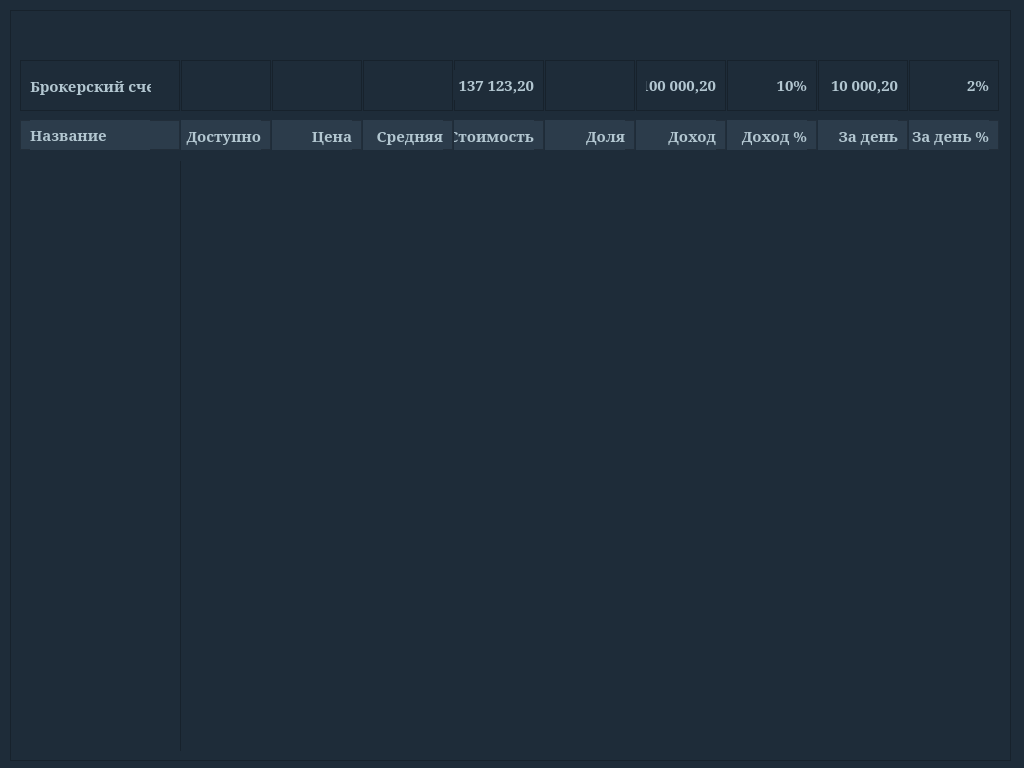
<?xml version="1.0" encoding="UTF-8"?>
<ui version="4.0">
 <class>MainWindow</class>
 <widget class="QWidget" name="MainWindow">
  <property name="geometry">
   <rect>
    <x>0</x>
    <y>0</y>
    <width>1024</width>
    <height>768</height>
   </rect>
  </property>
  <property name="maximumSize">
   <size>
    <width>1024</width>
    <height>768</height>
   </size>
  </property>
  <property name="windowTitle">
   <string>Form</string>
  </property>
  <property name="styleSheet">
   <string notr="true">background-color:rgb(30,44,57);</string>
  </property>
  <widget class="QWidget" name="verticalLayoutWidget">
   <property name="geometry">
    <rect>
     <x>10</x>
     <y>10</y>
     <width>1001</width>
     <height>751</height>
    </rect>
   </property>
   <layout class="QVBoxLayout" name="MainLayout">
    <item>
     <widget class="QFrame" name="MainFrame">
      <property name="autoFillBackground">
       <bool>false</bool>
      </property>
      <property name="styleSheet">
       <string notr="true">background-color: rgb(30,44,57);</string>
      </property>
      <property name="frameShape">
       <enum>QFrame::StyledPanel</enum>
      </property>
      <property name="frameShadow">
       <enum>QFrame::Raised</enum>
      </property>
      <widget class="QFrame" name="Col1">
       <property name="geometry">
        <rect>
         <x>10</x>
         <y>50</y>
         <width>160</width>
         <height>51</height>
        </rect>
       </property>
       <property name="font">
        <font>
         <pointsize>11</pointsize>
        </font>
       </property>
       <property name="frameShape">
        <enum>QFrame::StyledPanel</enum>
       </property>
       <property name="frameShadow">
        <enum>QFrame::Raised</enum>
       </property>
       <widget class="QLabel" name="Col1_label">
        <property name="geometry">
         <rect>
          <x>10</x>
          <y>10</y>
          <width>121</width>
          <height>31</height>
         </rect>
        </property>
        <property name="font">
         <font>
          <family>Garamond</family>
          <pointsize>11</pointsize>
          <weight>75</weight>
          <bold>true</bold>
         </font>
        </property>
        <property name="styleSheet">
         <string notr="true">color: rgb(179,199,209)</string>
        </property>
        <property name="text">
         <string>Брокерский счет</string>
        </property>
       </widget>
      </widget>
      <widget class="QFrame" name="Col2">
       <property name="geometry">
        <rect>
         <x>171</x>
         <y>50</y>
         <width>90</width>
         <height>51</height>
        </rect>
       </property>
       <property name="frameShape">
        <enum>QFrame::StyledPanel</enum>
       </property>
       <property name="frameShadow">
        <enum>QFrame::Raised</enum>
       </property>
      </widget>
      <widget class="QFrame" name="Col3">
       <property name="geometry">
        <rect>
         <x>262</x>
         <y>50</y>
         <width>90</width>
         <height>51</height>
        </rect>
       </property>
       <property name="frameShape">
        <enum>QFrame::StyledPanel</enum>
       </property>
       <property name="frameShadow">
        <enum>QFrame::Raised</enum>
       </property>
      </widget>
      <widget class="QFrame" name="Col4">
       <property name="geometry">
        <rect>
         <x>353</x>
         <y>50</y>
         <width>90</width>
         <height>51</height>
        </rect>
       </property>
       <property name="frameShape">
        <enum>QFrame::StyledPanel</enum>
       </property>
       <property name="frameShadow">
        <enum>QFrame::Raised</enum>
       </property>
      </widget>
      <widget class="QFrame" name="Col5">
       <property name="geometry">
        <rect>
         <x>444</x>
         <y>50</y>
         <width>90</width>
         <height>51</height>
        </rect>
       </property>
       <property name="frameShape">
        <enum>QFrame::StyledPanel</enum>
       </property>
       <property name="frameShadow">
        <enum>QFrame::Raised</enum>
       </property>
       <widget class="QLabel" name="Col5_label">
        <property name="geometry">
         <rect>
          <x>-1</x>
          <y>10</y>
          <width>81</width>
          <height>30</height>
         </rect>
        </property>
        <property name="font">
         <font>
          <family>Garamond</family>
          <pointsize>11</pointsize>
          <weight>75</weight>
          <bold>true</bold>
         </font>
        </property>
        <property name="styleSheet">
         <string notr="true">color: rgb(179,199,209)</string>
        </property>
        <property name="text">
         <string>1 137 123,20</string>
        </property>
        <property name="alignment">
         <set>Qt::AlignRight|Qt::AlignTrailing|Qt::AlignVCenter</set>
        </property>
       </widget>
      </widget>
      <widget class="QFrame" name="Col6">
       <property name="geometry">
        <rect>
         <x>535</x>
         <y>50</y>
         <width>90</width>
         <height>51</height>
        </rect>
       </property>
       <property name="frameShape">
        <enum>QFrame::StyledPanel</enum>
       </property>
       <property name="frameShadow">
        <enum>QFrame::Raised</enum>
       </property>
      </widget>
      <widget class="QFrame" name="Col7">
       <property name="geometry">
        <rect>
         <x>626</x>
         <y>50</y>
         <width>90</width>
         <height>51</height>
        </rect>
       </property>
       <property name="frameShape">
        <enum>QFrame::StyledPanel</enum>
       </property>
       <property name="frameShadow">
        <enum>QFrame::Raised</enum>
       </property>
       <widget class="QLabel" name="Col7_label">
        <property name="geometry">
         <rect>
          <x>10</x>
          <y>10</y>
          <width>70</width>
          <height>30</height>
         </rect>
        </property>
        <property name="font">
         <font>
          <family>Garamond</family>
          <pointsize>11</pointsize>
          <weight>75</weight>
          <bold>true</bold>
         </font>
        </property>
        <property name="styleSheet">
         <string notr="true">color: rgb(179,199,209)</string>
        </property>
        <property name="text">
         <string>100 000,20</string>
        </property>
        <property name="alignment">
         <set>Qt::AlignRight|Qt::AlignTrailing|Qt::AlignVCenter</set>
        </property>
       </widget>
      </widget>
      <widget class="QFrame" name="Col8">
       <property name="geometry">
        <rect>
         <x>717</x>
         <y>50</y>
         <width>90</width>
         <height>51</height>
        </rect>
       </property>
       <property name="frameShape">
        <enum>QFrame::StyledPanel</enum>
       </property>
       <property name="frameShadow">
        <enum>QFrame::Raised</enum>
       </property>
       <widget class="QLabel" name="Col8_label">
        <property name="geometry">
         <rect>
          <x>10</x>
          <y>10</y>
          <width>70</width>
          <height>30</height>
         </rect>
        </property>
        <property name="font">
         <font>
          <family>Garamond</family>
          <pointsize>11</pointsize>
          <weight>75</weight>
          <bold>true</bold>
         </font>
        </property>
        <property name="styleSheet">
         <string notr="true">color: rgb(179,199,209)</string>
        </property>
        <property name="text">
         <string>10%</string>
        </property>
        <property name="alignment">
         <set>Qt::AlignRight|Qt::AlignTrailing|Qt::AlignVCenter</set>
        </property>
       </widget>
      </widget>
      <widget class="QFrame" name="Col91">
       <property name="geometry">
        <rect>
         <x>808</x>
         <y>50</y>
         <width>90</width>
         <height>51</height>
        </rect>
       </property>
       <property name="autoFillBackground">
        <bool>false</bool>
       </property>
       <property name="styleSheet">
        <string notr="true">color:rgb(100, 100, 100)</string>
       </property>
       <property name="frameShape">
        <enum>QFrame::StyledPanel</enum>
       </property>
       <property name="frameShadow">
        <enum>QFrame::Raised</enum>
       </property>
       <widget class="QLabel" name="Col91_label">
        <property name="geometry">
         <rect>
          <x>10</x>
          <y>10</y>
          <width>70</width>
          <height>30</height>
         </rect>
        </property>
        <property name="font">
         <font>
          <family>Garamond</family>
          <pointsize>11</pointsize>
          <weight>75</weight>
          <bold>true</bold>
         </font>
        </property>
        <property name="styleSheet">
         <string notr="true">color: rgb(179,199,209)</string>
        </property>
        <property name="text">
         <string>10 000,20</string>
        </property>
        <property name="alignment">
         <set>Qt::AlignRight|Qt::AlignTrailing|Qt::AlignVCenter</set>
        </property>
       </widget>
      </widget>
      <widget class="QFrame" name="Col4_Row1">
       <property name="geometry">
        <rect>
         <x>353</x>
         <y>110</y>
         <width>90</width>
         <height>30</height>
        </rect>
       </property>
       <property name="styleSheet">
        <string notr="true">background-color: rgb(44,60,75)</string>
       </property>
       <property name="frameShape">
        <enum>QFrame::StyledPanel</enum>
       </property>
       <property name="frameShadow">
        <enum>QFrame::Raised</enum>
       </property>
       <widget class="QLabel" name="Col4_Row1_label">
        <property name="geometry">
         <rect>
          <x>0</x>
          <y>0</y>
          <width>80</width>
          <height>31</height>
         </rect>
        </property>
        <property name="font">
         <font>
          <family>Garamond</family>
          <pointsize>11</pointsize>
          <weight>75</weight>
          <bold>true</bold>
         </font>
        </property>
        <property name="styleSheet">
         <string notr="true">color: rgb(179,199,209)</string>
        </property>
        <property name="text">
         <string>Средняя</string>
        </property>
        <property name="alignment">
         <set>Qt::AlignRight|Qt::AlignTrailing|Qt::AlignVCenter</set>
        </property>
       </widget>
      </widget>
      <widget class="QFrame" name="Col8_Row1">
       <property name="geometry">
        <rect>
         <x>717</x>
         <y>110</y>
         <width>90</width>
         <height>30</height>
        </rect>
       </property>
       <property name="styleSheet">
        <string notr="true">background-color: rgb(44,60,75)</string>
       </property>
       <property name="frameShape">
        <enum>QFrame::StyledPanel</enum>
       </property>
       <property name="frameShadow">
        <enum>QFrame::Raised</enum>
       </property>
       <widget class="QLabel" name="Col8_Row1_label">
        <property name="geometry">
         <rect>
          <x>0</x>
          <y>0</y>
          <width>80</width>
          <height>31</height>
         </rect>
        </property>
        <property name="font">
         <font>
          <family>Garamond</family>
          <pointsize>11</pointsize>
          <weight>75</weight>
          <bold>true</bold>
         </font>
        </property>
        <property name="styleSheet">
         <string notr="true">color: rgb(179,199,209)</string>
        </property>
        <property name="text">
         <string>Доход %</string>
        </property>
        <property name="alignment">
         <set>Qt::AlignRight|Qt::AlignTrailing|Qt::AlignVCenter</set>
        </property>
       </widget>
      </widget>
      <widget class="QFrame" name="Col5_Row1">
       <property name="geometry">
        <rect>
         <x>444</x>
         <y>110</y>
         <width>90</width>
         <height>30</height>
        </rect>
       </property>
       <property name="styleSheet">
        <string notr="true">background-color: rgb(44,60,75)</string>
       </property>
       <property name="frameShape">
        <enum>QFrame::StyledPanel</enum>
       </property>
       <property name="frameShadow">
        <enum>QFrame::Raised</enum>
       </property>
       <widget class="QLabel" name="Col5_Row1_label">
        <property name="geometry">
         <rect>
          <x>0</x>
          <y>0</y>
          <width>80</width>
          <height>31</height>
         </rect>
        </property>
        <property name="font">
         <font>
          <family>Garamond</family>
          <pointsize>11</pointsize>
          <weight>75</weight>
          <bold>true</bold>
         </font>
        </property>
        <property name="styleSheet">
         <string notr="true">color: rgb(179,199,209)</string>
        </property>
        <property name="text">
         <string>Стоимость</string>
        </property>
        <property name="alignment">
         <set>Qt::AlignRight|Qt::AlignTrailing|Qt::AlignVCenter</set>
        </property>
       </widget>
      </widget>
      <widget class="QFrame" name="Col91_Row1">
       <property name="geometry">
        <rect>
         <x>808</x>
         <y>110</y>
         <width>90</width>
         <height>30</height>
        </rect>
       </property>
       <property name="styleSheet">
        <string notr="true">background-color: rgb(44,60,75)</string>
       </property>
       <property name="frameShape">
        <enum>QFrame::StyledPanel</enum>
       </property>
       <property name="frameShadow">
        <enum>QFrame::Raised</enum>
       </property>
       <widget class="QLabel" name="Col91_Row1_label">
        <property name="geometry">
         <rect>
          <x>0</x>
          <y>0</y>
          <width>80</width>
          <height>31</height>
         </rect>
        </property>
        <property name="font">
         <font>
          <family>Garamond</family>
          <pointsize>11</pointsize>
          <weight>75</weight>
          <bold>true</bold>
         </font>
        </property>
        <property name="styleSheet">
         <string notr="true">color: rgb(179,199,209)</string>
        </property>
        <property name="text">
         <string>За день</string>
        </property>
        <property name="alignment">
         <set>Qt::AlignRight|Qt::AlignTrailing|Qt::AlignVCenter</set>
        </property>
       </widget>
      </widget>
      <widget class="QFrame" name="Col6_Row1">
       <property name="geometry">
        <rect>
         <x>535</x>
         <y>110</y>
         <width>90</width>
         <height>30</height>
        </rect>
       </property>
       <property name="styleSheet">
        <string notr="true">background-color: rgb(44,60,75)</string>
       </property>
       <property name="frameShape">
        <enum>QFrame::StyledPanel</enum>
       </property>
       <property name="frameShadow">
        <enum>QFrame::Raised</enum>
       </property>
       <widget class="QLabel" name="Col6_Row1_label">
        <property name="geometry">
         <rect>
          <x>0</x>
          <y>0</y>
          <width>80</width>
          <height>31</height>
         </rect>
        </property>
        <property name="font">
         <font>
          <family>Garamond</family>
          <pointsize>11</pointsize>
          <weight>75</weight>
          <bold>true</bold>
         </font>
        </property>
        <property name="styleSheet">
         <string notr="true">color: rgb(179,199,209)</string>
        </property>
        <property name="text">
         <string>Доля</string>
        </property>
        <property name="alignment">
         <set>Qt::AlignRight|Qt::AlignTrailing|Qt::AlignVCenter</set>
        </property>
       </widget>
      </widget>
      <widget class="QFrame" name="Col2_Row1">
       <property name="geometry">
        <rect>
         <x>171</x>
         <y>110</y>
         <width>90</width>
         <height>30</height>
        </rect>
       </property>
       <property name="styleSheet">
        <string notr="true">background-color: rgb(44,60,75)</string>
       </property>
       <property name="frameShape">
        <enum>QFrame::StyledPanel</enum>
       </property>
       <property name="frameShadow">
        <enum>QFrame::Raised</enum>
       </property>
       <widget class="QLabel" name="Col2_Row1_label">
        <property name="geometry">
         <rect>
          <x>0</x>
          <y>0</y>
          <width>80</width>
          <height>31</height>
         </rect>
        </property>
        <property name="font">
         <font>
          <family>Garamond</family>
          <pointsize>11</pointsize>
          <weight>75</weight>
          <bold>true</bold>
         </font>
        </property>
        <property name="styleSheet">
         <string notr="true">color: rgb(179,199,209)</string>
        </property>
        <property name="text">
         <string>Доступно</string>
        </property>
        <property name="alignment">
         <set>Qt::AlignRight|Qt::AlignTrailing|Qt::AlignVCenter</set>
        </property>
       </widget>
      </widget>
      <widget class="QFrame" name="Col1_Row1">
       <property name="geometry">
        <rect>
         <x>10</x>
         <y>110</y>
         <width>160</width>
         <height>30</height>
        </rect>
       </property>
       <property name="styleSheet">
        <string notr="true">background-color: rgb(44,60,75)</string>
       </property>
       <property name="frameShape">
        <enum>QFrame::StyledPanel</enum>
       </property>
       <property name="frameShadow">
        <enum>QFrame::Raised</enum>
       </property>
       <widget class="QLabel" name="Col1_Row1_label">
        <property name="geometry">
         <rect>
          <x>10</x>
          <y>0</y>
          <width>120</width>
          <height>30</height>
         </rect>
        </property>
        <property name="font">
         <font>
          <family>Garamond</family>
          <pointsize>11</pointsize>
          <weight>75</weight>
          <bold>true</bold>
         </font>
        </property>
        <property name="styleSheet">
         <string notr="true">color: rgb(179,199,209)</string>
        </property>
        <property name="text">
         <string>Название</string>
        </property>
       </widget>
      </widget>
      <widget class="QFrame" name="Col7_Row1">
       <property name="geometry">
        <rect>
         <x>626</x>
         <y>110</y>
         <width>90</width>
         <height>30</height>
        </rect>
       </property>
       <property name="styleSheet">
        <string notr="true">background-color: rgb(44,60,75)</string>
       </property>
       <property name="frameShape">
        <enum>QFrame::StyledPanel</enum>
       </property>
       <property name="frameShadow">
        <enum>QFrame::Raised</enum>
       </property>
       <widget class="QLabel" name="Col7_Row1_label">
        <property name="geometry">
         <rect>
          <x>0</x>
          <y>0</y>
          <width>80</width>
          <height>31</height>
         </rect>
        </property>
        <property name="font">
         <font>
          <family>Garamond</family>
          <pointsize>11</pointsize>
          <weight>75</weight>
          <bold>true</bold>
         </font>
        </property>
        <property name="styleSheet">
         <string notr="true">color: rgb(179,199,209)</string>
        </property>
        <property name="text">
         <string>Доход</string>
        </property>
        <property name="alignment">
         <set>Qt::AlignRight|Qt::AlignTrailing|Qt::AlignVCenter</set>
        </property>
       </widget>
      </widget>
      <widget class="QFrame" name="Col3_Row1">
       <property name="geometry">
        <rect>
         <x>262</x>
         <y>110</y>
         <width>90</width>
         <height>30</height>
        </rect>
       </property>
       <property name="styleSheet">
        <string notr="true">background-color: rgb(44,60,75)</string>
       </property>
       <property name="frameShape">
        <enum>QFrame::StyledPanel</enum>
       </property>
       <property name="frameShadow">
        <enum>QFrame::Raised</enum>
       </property>
       <widget class="QLabel" name="Col3_Row1_label">
        <property name="geometry">
         <rect>
          <x>0</x>
          <y>0</y>
          <width>80</width>
          <height>31</height>
         </rect>
        </property>
        <property name="font">
         <font>
          <family>Garamond</family>
          <pointsize>11</pointsize>
          <weight>75</weight>
          <bold>true</bold>
         </font>
        </property>
        <property name="styleSheet">
         <string notr="true">color: rgb(179,199,209)</string>
        </property>
        <property name="text">
         <string>Цена</string>
        </property>
        <property name="alignment">
         <set>Qt::AlignRight|Qt::AlignTrailing|Qt::AlignVCenter</set>
        </property>
       </widget>
      </widget>
      <widget class="QFrame" name="Col92">
       <property name="geometry">
        <rect>
         <x>899</x>
         <y>50</y>
         <width>90</width>
         <height>51</height>
        </rect>
       </property>
       <property name="frameShape">
        <enum>QFrame::StyledPanel</enum>
       </property>
       <property name="frameShadow">
        <enum>QFrame::Raised</enum>
       </property>
       <widget class="QLabel" name="Col92_label">
        <property name="geometry">
         <rect>
          <x>10</x>
          <y>10</y>
          <width>70</width>
          <height>30</height>
         </rect>
        </property>
        <property name="font">
         <font>
          <family>Garamond</family>
          <pointsize>11</pointsize>
          <weight>75</weight>
          <bold>true</bold>
         </font>
        </property>
        <property name="styleSheet">
         <string notr="true">color: rgb(179,199,209)</string>
        </property>
        <property name="text">
         <string>2%</string>
        </property>
        <property name="alignment">
         <set>Qt::AlignRight|Qt::AlignTrailing|Qt::AlignVCenter</set>
        </property>
       </widget>
      </widget>
      <widget class="QFrame" name="Col92_Row1">
       <property name="geometry">
        <rect>
         <x>899</x>
         <y>110</y>
         <width>90</width>
         <height>30</height>
        </rect>
       </property>
       <property name="styleSheet">
        <string notr="true">background-color: rgb(44,60,75)</string>
       </property>
       <property name="frameShape">
        <enum>QFrame::StyledPanel</enum>
       </property>
       <property name="frameShadow">
        <enum>QFrame::Raised</enum>
       </property>
       <widget class="QLabel" name="Col1_Row92_label">
        <property name="geometry">
         <rect>
          <x>0</x>
          <y>0</y>
          <width>80</width>
          <height>31</height>
         </rect>
        </property>
        <property name="font">
         <font>
          <family>Garamond</family>
          <pointsize>11</pointsize>
          <weight>75</weight>
          <bold>true</bold>
         </font>
        </property>
        <property name="styleSheet">
         <string notr="true">color: rgb(179,199,209)</string>
        </property>
        <property name="text">
         <string>За день %</string>
        </property>
        <property name="alignment">
         <set>Qt::AlignRight|Qt::AlignTrailing|Qt::AlignVCenter</set>
        </property>
       </widget>
      </widget>
      <widget class="QFrame" name="Col1_Row2">
       <property name="geometry">
        <rect>
         <x>10</x>
         <y>151</y>
         <width>161</width>
         <height>590</height>
        </rect>
       </property>
       <property name="styleSheet">
        <string notr="true">background-image: url(:/backrgounds/background.png);</string>
       </property>
       <property name="frameShape">
        <enum>QFrame::StyledPanel</enum>
       </property>
       <property name="frameShadow">
        <enum>QFrame::Raised</enum>
       </property>
       <widget class="QLabel" name="Col1_Row2_label">
        <property name="geometry">
         <rect>
          <x>0</x>
          <y>0</y>
          <width>160</width>
          <height>590</height>
         </rect>
        </property>
        <property name="font">
         <font>
          <family>Garamond</family>
          <pointsize>11</pointsize>
          <weight>75</weight>
          <bold>true</bold>
          <kerning>true</kerning>
         </font>
        </property>
        <property name="styleSheet">
         <string notr="true">color: rgb(179,199,209)</string>
        </property>
        <property name="lineWidth">
         <number>0</number>
        </property>
        <property name="text">
         <string/>
        </property>
        <property name="textFormat">
         <enum>Qt::AutoText</enum>
        </property>
        <property name="scaledContents">
         <bool>true</bool>
        </property>
        <property name="alignment">
         <set>Qt::AlignLeading|Qt::AlignLeft|Qt::AlignTop</set>
        </property>
        <property name="wordWrap">
         <bool>false</bool>
        </property>
        <property name="margin">
         <number>1</number>
        </property>
        <property name="indent">
         <number>1</number>
        </property>
       </widget>
      </widget>
      <widget class="QFrame" name="Col2_Row2">
       <property name="geometry">
        <rect>
         <x>171</x>
         <y>151</y>
         <width>90</width>
         <height>590</height>
        </rect>
       </property>
       <property name="styleSheet">
        <string notr="true">background-image: url(:/backrgounds/background.png);</string>
       </property>
       <property name="frameShape">
        <enum>QFrame::StyledPanel</enum>
       </property>
       <property name="frameShadow">
        <enum>QFrame::Raised</enum>
       </property>
       <widget class="QLabel" name="Col2_Row2_label">
        <property name="geometry">
         <rect>
          <x>0</x>
          <y>0</y>
          <width>90</width>
          <height>590</height>
         </rect>
        </property>
        <property name="font">
         <font>
          <family>Garamond</family>
          <pointsize>11</pointsize>
          <weight>75</weight>
          <bold>true</bold>
          <kerning>true</kerning>
         </font>
        </property>
        <property name="styleSheet">
         <string notr="true">color: rgb(179,199,209)</string>
        </property>
        <property name="lineWidth">
         <number>0</number>
        </property>
        <property name="text">
         <string/>
        </property>
        <property name="textFormat">
         <enum>Qt::AutoText</enum>
        </property>
        <property name="scaledContents">
         <bool>true</bool>
        </property>
        <property name="alignment">
         <set>Qt::AlignRight|Qt::AlignTop|Qt::AlignTrailing</set>
        </property>
        <property name="wordWrap">
         <bool>false</bool>
        </property>
        <property name="margin">
         <number>1</number>
        </property>
        <property name="indent">
         <number>1</number>
        </property>
       </widget>
      </widget>
      <widget class="QFrame" name="Col3_Row2">
       <property name="geometry">
        <rect>
         <x>262</x>
         <y>151</y>
         <width>90</width>
         <height>590</height>
        </rect>
       </property>
       <property name="styleSheet">
        <string notr="true">background-image: url(:/backrgounds/background.png);</string>
       </property>
       <property name="frameShape">
        <enum>QFrame::StyledPanel</enum>
       </property>
       <property name="frameShadow">
        <enum>QFrame::Raised</enum>
       </property>
       <widget class="QLabel" name="Col3_Row2_label">
        <property name="geometry">
         <rect>
          <x>0</x>
          <y>0</y>
          <width>90</width>
          <height>590</height>
         </rect>
        </property>
        <property name="font">
         <font>
          <family>Garamond</family>
          <pointsize>11</pointsize>
          <weight>75</weight>
          <bold>true</bold>
          <kerning>true</kerning>
         </font>
        </property>
        <property name="styleSheet">
         <string notr="true">color: rgb(179,199,209)</string>
        </property>
        <property name="lineWidth">
         <number>0</number>
        </property>
        <property name="text">
         <string/>
        </property>
        <property name="textFormat">
         <enum>Qt::AutoText</enum>
        </property>
        <property name="scaledContents">
         <bool>true</bool>
        </property>
        <property name="alignment">
         <set>Qt::AlignRight|Qt::AlignTop|Qt::AlignTrailing</set>
        </property>
        <property name="wordWrap">
         <bool>false</bool>
        </property>
        <property name="margin">
         <number>1</number>
        </property>
        <property name="indent">
         <number>1</number>
        </property>
       </widget>
      </widget>
      <widget class="QFrame" name="Col4_Row2">
       <property name="geometry">
        <rect>
         <x>353</x>
         <y>151</y>
         <width>90</width>
         <height>590</height>
        </rect>
       </property>
       <property name="styleSheet">
        <string notr="true">background-image: url(:/backrgounds/background.png);</string>
       </property>
       <property name="frameShape">
        <enum>QFrame::StyledPanel</enum>
       </property>
       <property name="frameShadow">
        <enum>QFrame::Raised</enum>
       </property>
       <widget class="QLabel" name="Col4_Row2_label">
        <property name="geometry">
         <rect>
          <x>0</x>
          <y>0</y>
          <width>90</width>
          <height>590</height>
         </rect>
        </property>
        <property name="font">
         <font>
          <family>Garamond</family>
          <pointsize>11</pointsize>
          <weight>75</weight>
          <bold>true</bold>
          <kerning>true</kerning>
         </font>
        </property>
        <property name="styleSheet">
         <string notr="true">color: rgb(179,199,209)</string>
        </property>
        <property name="lineWidth">
         <number>0</number>
        </property>
        <property name="text">
         <string/>
        </property>
        <property name="textFormat">
         <enum>Qt::AutoText</enum>
        </property>
        <property name="scaledContents">
         <bool>true</bool>
        </property>
        <property name="alignment">
         <set>Qt::AlignRight|Qt::AlignTop|Qt::AlignTrailing</set>
        </property>
        <property name="wordWrap">
         <bool>false</bool>
        </property>
        <property name="margin">
         <number>1</number>
        </property>
        <property name="indent">
         <number>1</number>
        </property>
       </widget>
      </widget>
      <widget class="QFrame" name="Col5_Row2">
       <property name="geometry">
        <rect>
         <x>444</x>
         <y>151</y>
         <width>90</width>
         <height>590</height>
        </rect>
       </property>
       <property name="styleSheet">
        <string notr="true">background-image: url(:/backrgounds/background.png);</string>
       </property>
       <property name="frameShape">
        <enum>QFrame::StyledPanel</enum>
       </property>
       <property name="frameShadow">
        <enum>QFrame::Raised</enum>
       </property>
       <widget class="QLabel" name="Col5_Row2_label">
        <property name="geometry">
         <rect>
          <x>0</x>
          <y>0</y>
          <width>90</width>
          <height>590</height>
         </rect>
        </property>
        <property name="font">
         <font>
          <family>Garamond</family>
          <pointsize>11</pointsize>
          <weight>75</weight>
          <bold>true</bold>
          <kerning>true</kerning>
         </font>
        </property>
        <property name="styleSheet">
         <string notr="true">color: rgb(179,199,209)</string>
        </property>
        <property name="lineWidth">
         <number>0</number>
        </property>
        <property name="text">
         <string/>
        </property>
        <property name="textFormat">
         <enum>Qt::AutoText</enum>
        </property>
        <property name="scaledContents">
         <bool>true</bool>
        </property>
        <property name="alignment">
         <set>Qt::AlignRight|Qt::AlignTop|Qt::AlignTrailing</set>
        </property>
        <property name="wordWrap">
         <bool>false</bool>
        </property>
        <property name="margin">
         <number>1</number>
        </property>
        <property name="indent">
         <number>1</number>
        </property>
       </widget>
      </widget>
      <widget class="QFrame" name="Col6_Row2">
       <property name="geometry">
        <rect>
         <x>535</x>
         <y>151</y>
         <width>90</width>
         <height>590</height>
        </rect>
       </property>
       <property name="styleSheet">
        <string notr="true">background-image: url(:/backrgounds/background.png);</string>
       </property>
       <property name="frameShape">
        <enum>QFrame::StyledPanel</enum>
       </property>
       <property name="frameShadow">
        <enum>QFrame::Raised</enum>
       </property>
       <widget class="QLabel" name="Col6_Row2_label">
        <property name="geometry">
         <rect>
          <x>0</x>
          <y>0</y>
          <width>90</width>
          <height>590</height>
         </rect>
        </property>
        <property name="font">
         <font>
          <family>Garamond</family>
          <pointsize>11</pointsize>
          <weight>75</weight>
          <bold>true</bold>
          <kerning>true</kerning>
         </font>
        </property>
        <property name="styleSheet">
         <string notr="true">color: rgb(179,199,209)</string>
        </property>
        <property name="lineWidth">
         <number>0</number>
        </property>
        <property name="text">
         <string/>
        </property>
        <property name="textFormat">
         <enum>Qt::AutoText</enum>
        </property>
        <property name="scaledContents">
         <bool>true</bool>
        </property>
        <property name="alignment">
         <set>Qt::AlignRight|Qt::AlignTop|Qt::AlignTrailing</set>
        </property>
        <property name="wordWrap">
         <bool>false</bool>
        </property>
        <property name="margin">
         <number>1</number>
        </property>
        <property name="indent">
         <number>1</number>
        </property>
       </widget>
      </widget>
      <widget class="QFrame" name="Col7_Row2">
       <property name="geometry">
        <rect>
         <x>626</x>
         <y>151</y>
         <width>90</width>
         <height>590</height>
        </rect>
       </property>
       <property name="styleSheet">
        <string notr="true">background-image: url(:/backrgounds/background.png);</string>
       </property>
       <property name="frameShape">
        <enum>QFrame::StyledPanel</enum>
       </property>
       <property name="frameShadow">
        <enum>QFrame::Raised</enum>
       </property>
       <widget class="QLabel" name="Col7_Row2_label">
        <property name="geometry">
         <rect>
          <x>0</x>
          <y>0</y>
          <width>90</width>
          <height>590</height>
         </rect>
        </property>
        <property name="font">
         <font>
          <family>Garamond</family>
          <pointsize>11</pointsize>
          <weight>75</weight>
          <bold>true</bold>
          <kerning>true</kerning>
         </font>
        </property>
        <property name="styleSheet">
         <string notr="true">color: rgb(179,199,209)</string>
        </property>
        <property name="lineWidth">
         <number>0</number>
        </property>
        <property name="text">
         <string/>
        </property>
        <property name="textFormat">
         <enum>Qt::AutoText</enum>
        </property>
        <property name="scaledContents">
         <bool>true</bool>
        </property>
        <property name="alignment">
         <set>Qt::AlignRight|Qt::AlignTop|Qt::AlignTrailing</set>
        </property>
        <property name="wordWrap">
         <bool>false</bool>
        </property>
        <property name="margin">
         <number>1</number>
        </property>
        <property name="indent">
         <number>1</number>
        </property>
       </widget>
      </widget>
      <widget class="QFrame" name="Col8_Row2">
       <property name="geometry">
        <rect>
         <x>717</x>
         <y>151</y>
         <width>90</width>
         <height>590</height>
        </rect>
       </property>
       <property name="styleSheet">
        <string notr="true">background-image: url(:/backrgounds/background.png);</string>
       </property>
       <property name="frameShape">
        <enum>QFrame::StyledPanel</enum>
       </property>
       <property name="frameShadow">
        <enum>QFrame::Raised</enum>
       </property>
       <widget class="QLabel" name="Col8_Row2_label">
        <property name="geometry">
         <rect>
          <x>0</x>
          <y>0</y>
          <width>90</width>
          <height>590</height>
         </rect>
        </property>
        <property name="font">
         <font>
          <family>Garamond</family>
          <pointsize>11</pointsize>
          <weight>75</weight>
          <bold>true</bold>
          <kerning>true</kerning>
         </font>
        </property>
        <property name="styleSheet">
         <string notr="true">color: rgb(179,199,209)</string>
        </property>
        <property name="lineWidth">
         <number>0</number>
        </property>
        <property name="text">
         <string/>
        </property>
        <property name="textFormat">
         <enum>Qt::AutoText</enum>
        </property>
        <property name="scaledContents">
         <bool>true</bool>
        </property>
        <property name="alignment">
         <set>Qt::AlignRight|Qt::AlignTop|Qt::AlignTrailing</set>
        </property>
        <property name="wordWrap">
         <bool>false</bool>
        </property>
        <property name="margin">
         <number>1</number>
        </property>
        <property name="indent">
         <number>1</number>
        </property>
       </widget>
      </widget>
      <widget class="QFrame" name="Col91_Row2">
       <property name="geometry">
        <rect>
         <x>808</x>
         <y>151</y>
         <width>90</width>
         <height>590</height>
        </rect>
       </property>
       <property name="styleSheet">
        <string notr="true">background-image: url(:/backrgounds/background.png);</string>
       </property>
       <property name="frameShape">
        <enum>QFrame::StyledPanel</enum>
       </property>
       <property name="frameShadow">
        <enum>QFrame::Raised</enum>
       </property>
       <widget class="QLabel" name="Col91_Row2_label">
        <property name="geometry">
         <rect>
          <x>0</x>
          <y>0</y>
          <width>90</width>
          <height>590</height>
         </rect>
        </property>
        <property name="font">
         <font>
          <family>Garamond</family>
          <pointsize>11</pointsize>
          <weight>75</weight>
          <bold>true</bold>
          <kerning>true</kerning>
         </font>
        </property>
        <property name="styleSheet">
         <string notr="true">color: rgb(179,199,209)</string>
        </property>
        <property name="lineWidth">
         <number>0</number>
        </property>
        <property name="text">
         <string/>
        </property>
        <property name="textFormat">
         <enum>Qt::AutoText</enum>
        </property>
        <property name="scaledContents">
         <bool>true</bool>
        </property>
        <property name="alignment">
         <set>Qt::AlignRight|Qt::AlignTop|Qt::AlignTrailing</set>
        </property>
        <property name="wordWrap">
         <bool>false</bool>
        </property>
        <property name="margin">
         <number>1</number>
        </property>
        <property name="indent">
         <number>1</number>
        </property>
       </widget>
      </widget>
      <widget class="QFrame" name="Col92_Row2">
       <property name="geometry">
        <rect>
         <x>899</x>
         <y>151</y>
         <width>90</width>
         <height>590</height>
        </rect>
       </property>
       <property name="styleSheet">
        <string notr="true">background-image: url(:/backrgounds/background.png);</string>
       </property>
       <property name="frameShape">
        <enum>QFrame::StyledPanel</enum>
       </property>
       <property name="frameShadow">
        <enum>QFrame::Raised</enum>
       </property>
       <widget class="QLabel" name="Col92_Row2_label">
        <property name="geometry">
         <rect>
          <x>0</x>
          <y>0</y>
          <width>90</width>
          <height>590</height>
         </rect>
        </property>
        <property name="font">
         <font>
          <family>Garamond</family>
          <pointsize>11</pointsize>
          <weight>75</weight>
          <bold>true</bold>
          <kerning>true</kerning>
         </font>
        </property>
        <property name="styleSheet">
         <string notr="true">color: rgb(179,199,209)</string>
        </property>
        <property name="lineWidth">
         <number>0</number>
        </property>
        <property name="text">
         <string/>
        </property>
        <property name="textFormat">
         <enum>Qt::AutoText</enum>
        </property>
        <property name="scaledContents">
         <bool>true</bool>
        </property>
        <property name="alignment">
         <set>Qt::AlignRight|Qt::AlignTop|Qt::AlignTrailing</set>
        </property>
        <property name="wordWrap">
         <bool>false</bool>
        </property>
        <property name="margin">
         <number>1</number>
        </property>
        <property name="indent">
         <number>1</number>
        </property>
       </widget>
      </widget>
     </widget>
    </item>
   </layout>
  </widget>
 </widget>
 <resources>
  <include location="backgrounds.qrc"/>
 </resources>
 <connections/>
</ui>
